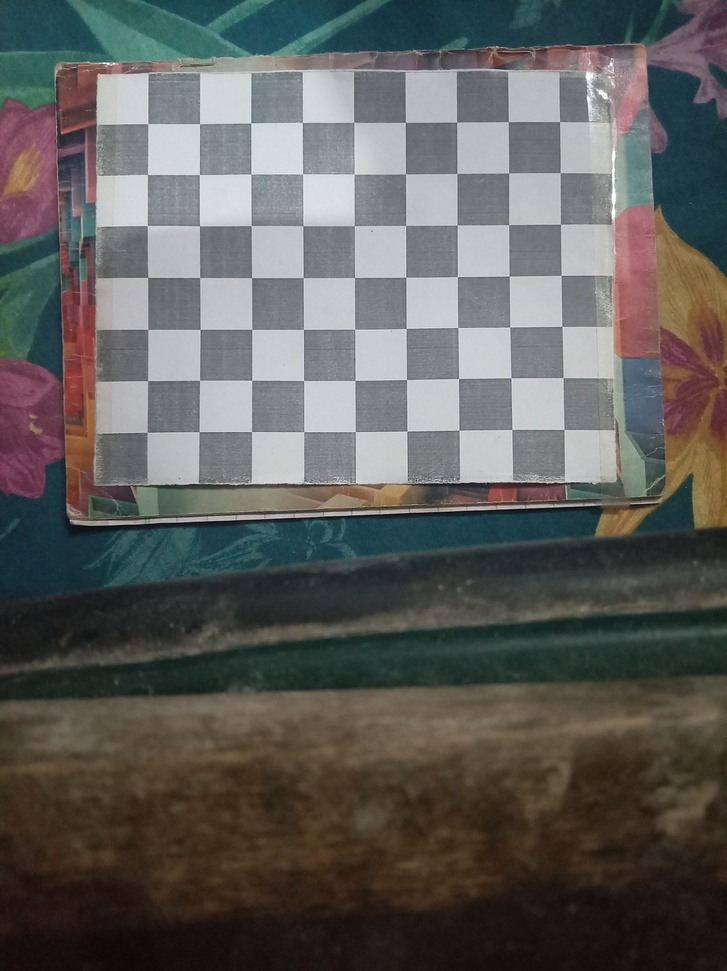
#> input picture calibration/images/calib_001.jpg, 727 x 971 px, shrunk from 3056 x 4080 before the run; its folder holds 4 pictures in this run
$ python compare_models.py
#> lines starting #> are read from the running program, lines starting #| are printed output that depends on the picture

from pathlib import Path
import json

import cv2
import numpy as np

BASE = Path(__file__).resolve().parent
IMAGE_DIR = BASE / "images"
RESULTS = BASE / "results"

SQUARES_SIZE = (10, 8)
PATTERN_SIZE = (9, 7)
SQUARE_SIZE_MM = 20.0

FILES = sorted(IMAGE_DIR.glob("*.jpg"))

columns, rows = PATTERN_SIZE

object_template = np.zeros(
    (columns * rows, 3),
    np.float32
)

object_template[:, :2] = (
    np.mgrid[0:columns, 0:rows]
    .T.reshape(-1, 2)
    * SQUARE_SIZE_MM
)

objects = []
images = []
names = []
image_size = None

print("Physical squares:", SQUARES_SIZE)
print("Internal corners:", PATTERN_SIZE)
print("Input images:", len(FILES))

for path in FILES:

    image = cv2.imread(str(path))
#> image is the input picture: shape (971, 727, 3); mean B, G, R 90.2, 93.6, 94.2

    if image is None:
        continue

    h, w = image.shape[:2]
#> h = 971; w = 727

    if image_size is None:
        image_size = (w, h)
#> image_size = (727, 971)

    if image_size != (w, h):
        print("SKIPPED resolution mismatch:", path.name)
        continue

    gray = cv2.cvtColor(
        image,
        cv2.COLOR_BGR2GRAY
    )
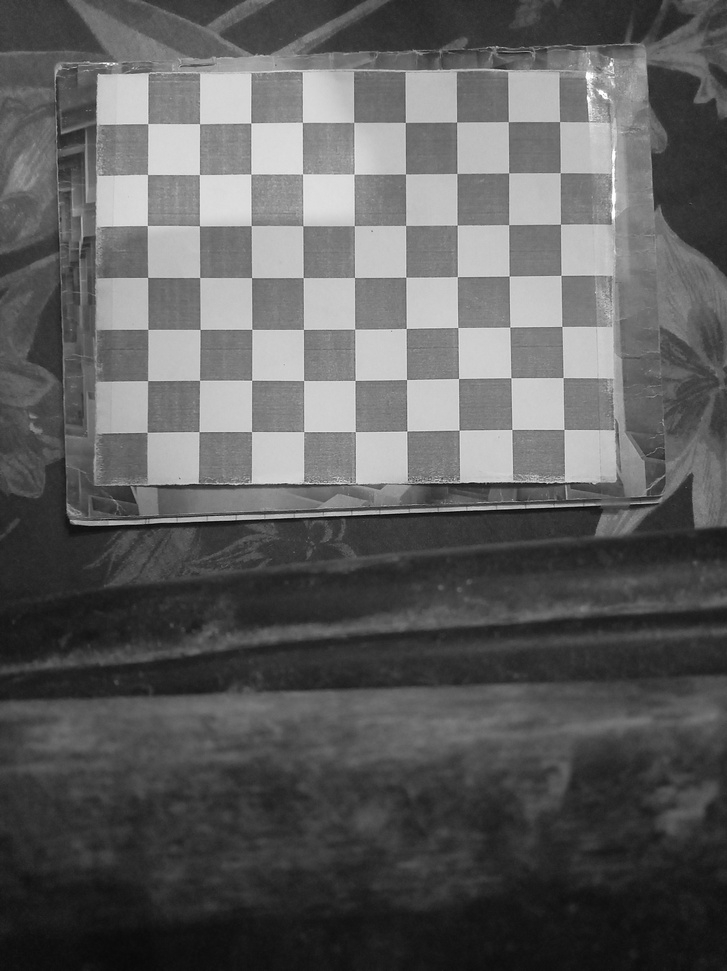
#> gray: shape (971, 727); min 1, max 255, mean 93.4

    found = False
    corners = None

    if hasattr(cv2, "findChessboardCornersSB"):

        flags = (
            cv2.CALIB_CB_NORMALIZE_IMAGE
            | cv2.CALIB_CB_EXHAUSTIVE
            | cv2.CALIB_CB_ACCURACY
        )

        found, corners = cv2.findChessboardCornersSB(
            gray,
            PATTERN_SIZE,
            flags
        )
#> found = True; corners = 63 rows, first 8: [147.8, 123.5], [199.6, 123.6], [250.8, 123], [302.2, 122.2], [353.2, 122.6], [405.3, 122.4], [456.6, 122.1], [508.4, 121.6]

    if not found:
        continue

    objects.append(object_template.copy())
    images.append(corners.astype(np.float32))
    names.append(path.name)
#> pass 2 of the loop `for path in FILES:`:
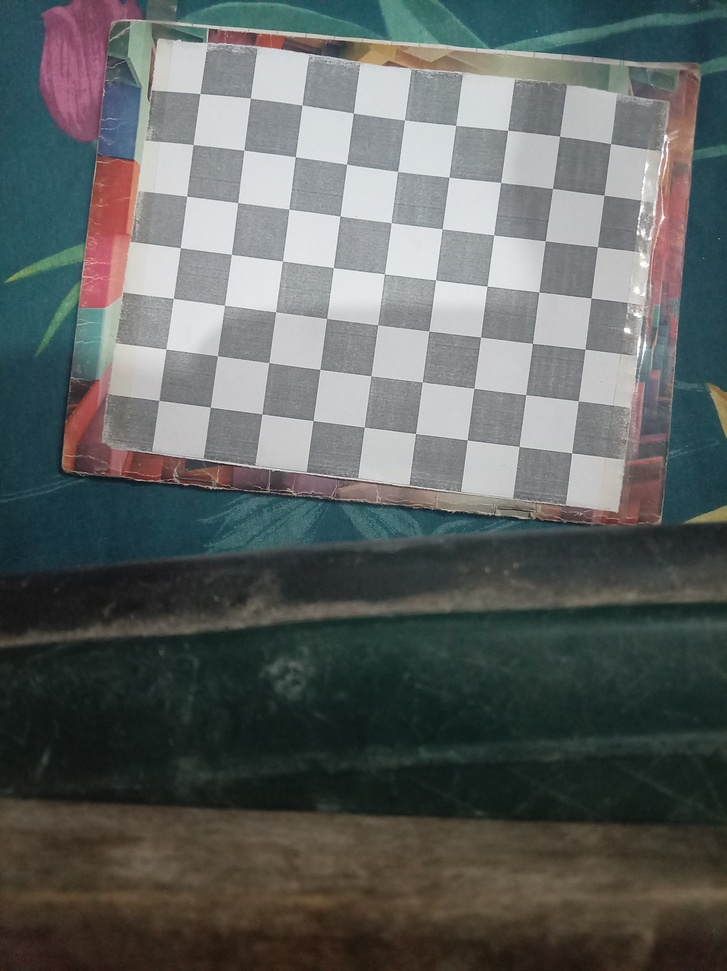
#> input picture calibration/images/calib_002.jpg, 727 x 971 px, shrunk from 3056 x 4080 before the run
#> image is the input picture: shape (971, 727, 3); mean B, G, R 97.1, 98.7, 94.3
#> `gray = cv2.cvtColor( image, cv2.COLOR_BGR2GRAY )`:
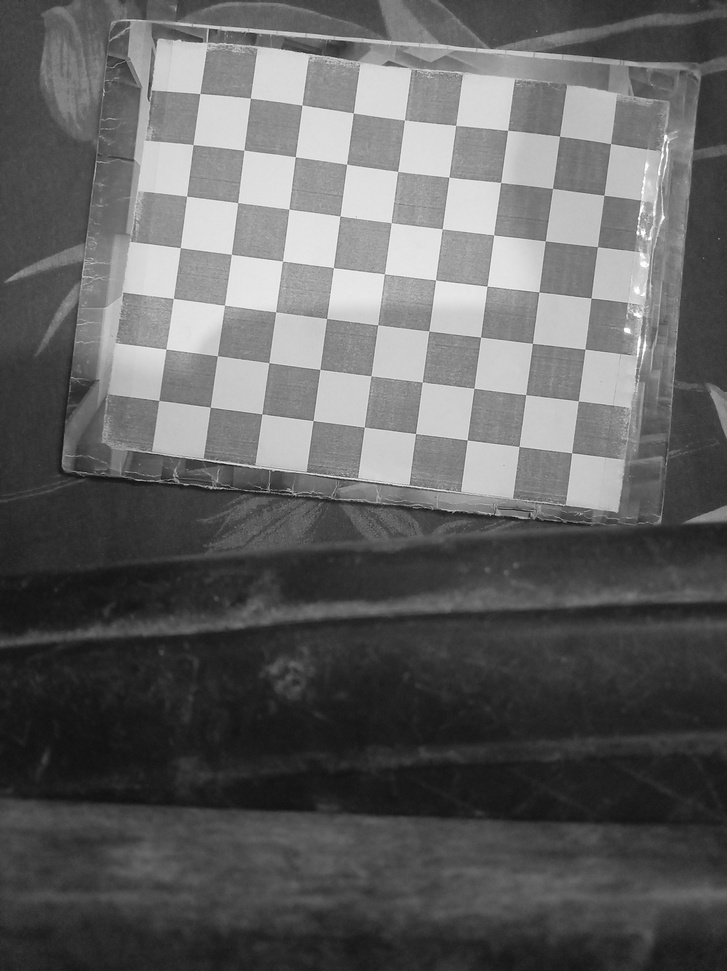
#> gray: shape (971, 727); min 10, max 255, mean 97.2
#> corners = 63 rows, first 8: [571.9, 453], [519.1, 446.6], [467.2, 440], [415.7, 433.6], [364.3, 427.1], [313, 420.6], [262, 413.9], [210.2, 407.2]
#> pass 3 of the loop `for path in FILES:`:
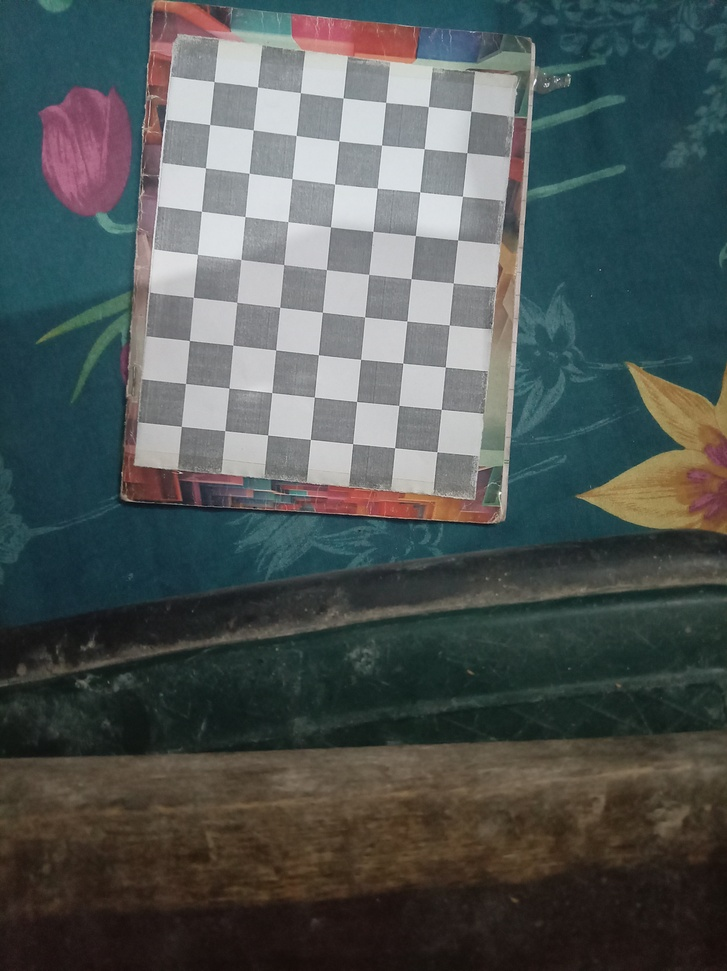
#> input picture calibration/images/calib_003.jpg, 727 x 971 px, shrunk from 3056 x 4080 before the run
#> image is the input picture: shape (971, 727, 3); mean B, G, R 85.3, 86.5, 79.6
#> `gray = cv2.cvtColor( image, cv2.COLOR_BGR2GRAY )`:
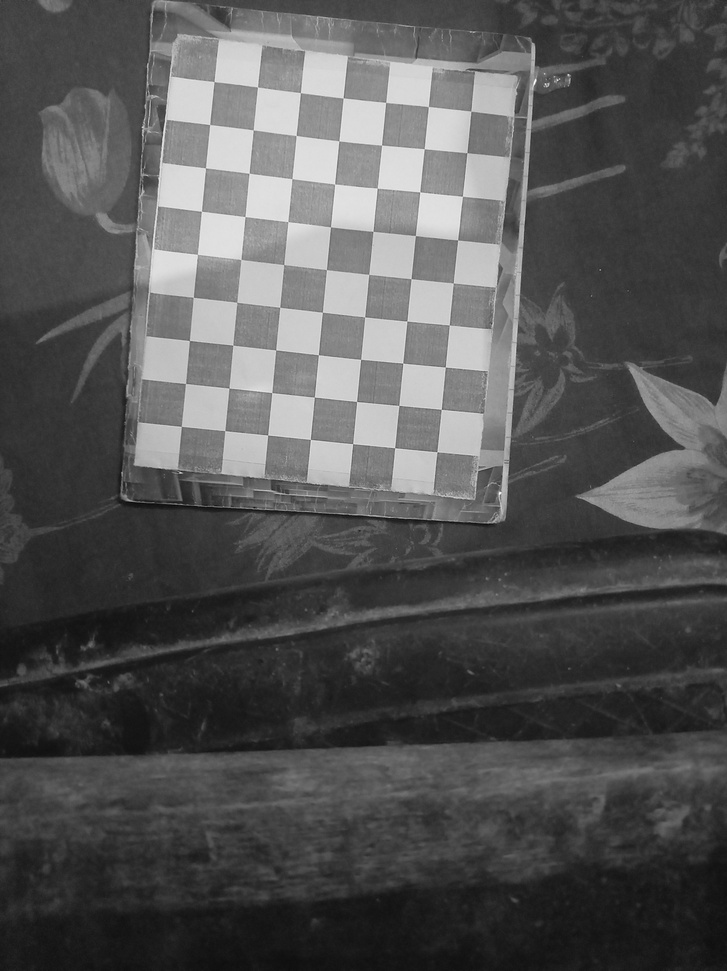
#> gray: shape (971, 727); min 5, max 255, mean 84.3
#> corners = 63 rows, first 8: [181.2, 426.4], [185.5, 383.4], [189.3, 340.4], [193.2, 297.5], [197.3, 254.8], [201.4, 211.1], [205.5, 168], [209.6, 124.4]
#> the loop made 4 passes; the first 3 are shown

print("Valid photographs:", len(names))

if len(names) < 20:
#> (the run stopped early here; a loop or call above may not have finished)
